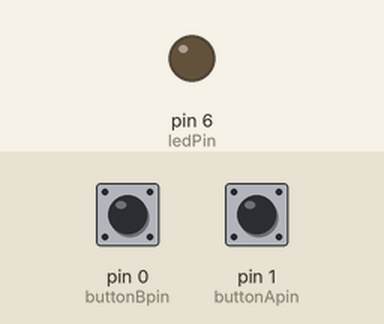
Recording of a sketch running on a simulated Arduino Uno, built with avr-gcc and run on an emulated ATmega328P. On the bench: output pins drawn as LEDs (lit = HIGH). Inputs (shaded band) come from the test bench; at power-on: pin 1 (buttonApin) HIGH, pin 0 (buttonBpin) HIGH.

Above: at 1.2 s.
1.3 s: pin 1 (buttonApin) pulled LOW for 0.15 s
At 1.7 s:
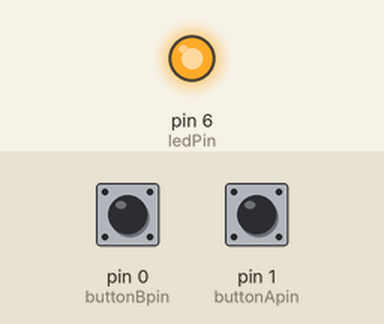
2.9 s: pin 0 (buttonBpin) pulled LOW for 0.15 s
At 4.1 s:
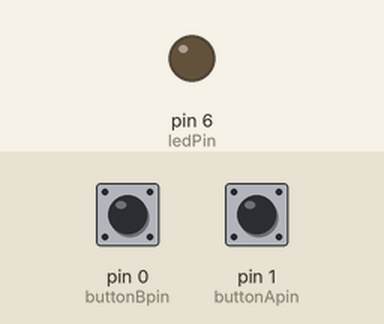
4.5 s: pin 1 (buttonApin) pulled LOW for 1 s
At 5.3 s:
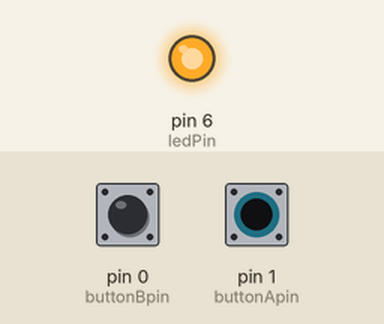
7.0 s: pin 0 (buttonBpin) driven LOW and pin 1 (buttonApin) driven LOW
At 7.5 s:
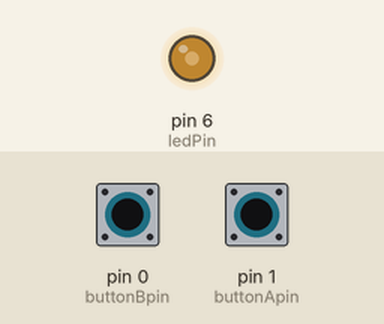
8.5 s: pin 0 (buttonBpin) driven HIGH
At 9.4 s:
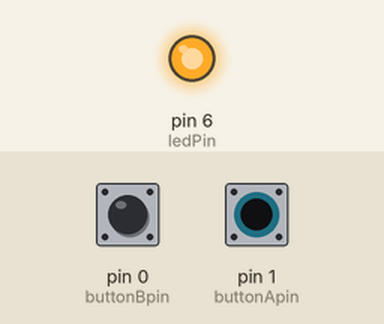
Timing chart, 0 to 11.0 s (numbered marks = the images above; inputs shaded):
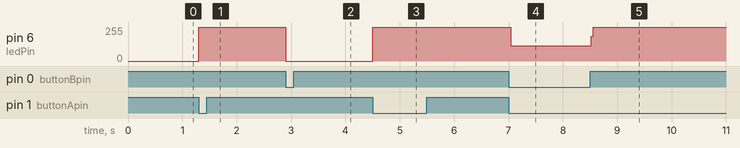

Measured:
- after the input at 1.3 s, pin 6 (ledPin): 0/255 → 255/255 at once
- after the input at 2.9 s, pin 6 (ledPin): 255/255 → 0/255 at once
- after the input at 4.5 s, pin 6 (ledPin): 0/255 → 255/255 at once
- after the input at 7.0 s, pin 6 (ledPin): 255/255 → 114/255 at once
- after the input at 8.5 s, pin 6 (ledPin): 114/255 → 255/255 at once

The sketch:

_6_PushButton_LED.ino
```cpp
/*
Adafruit Arduino - Lesson 6. Inputs
*/

int ledPin = 6;
int buttonApin = 1;
int buttonBpin = 0;

void setup()
{
  pinMode(ledPin, OUTPUT);
  pinMode(buttonApin, INPUT_PULLUP);
  pinMode(buttonBpin, INPUT_PULLUP);
}

void loop()
{
  if (digitalRead(buttonApin) == LOW)
  {
    digitalWrite(ledPin, HIGH);
  }
  if (digitalRead(buttonBpin) == LOW)
  {
    digitalWrite(ledPin, LOW);
  }
}
```
